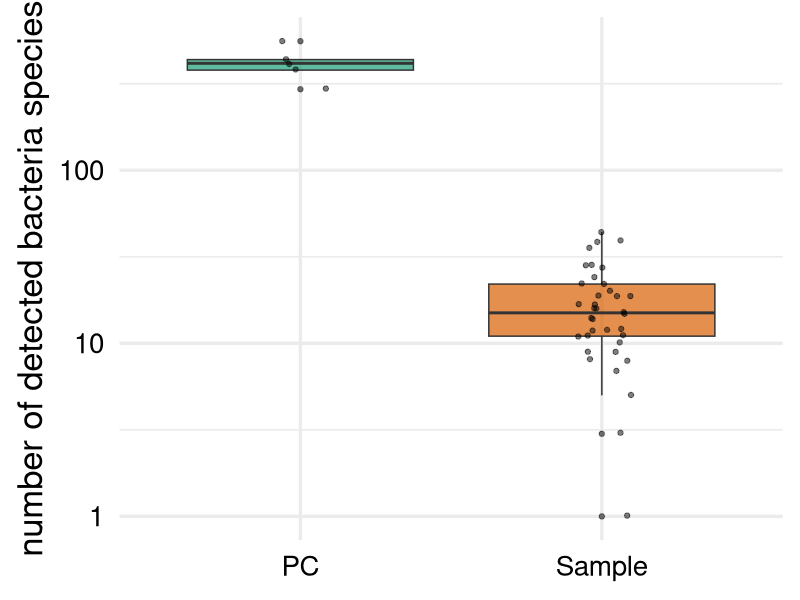
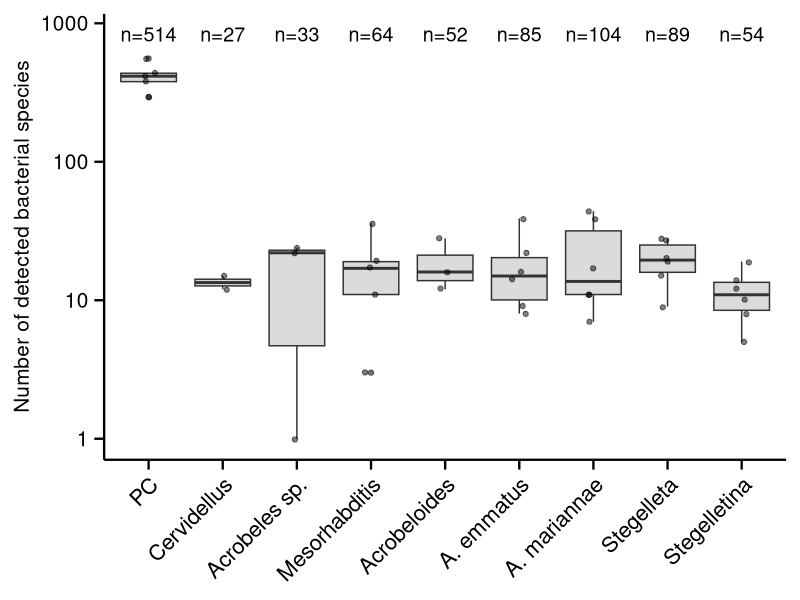
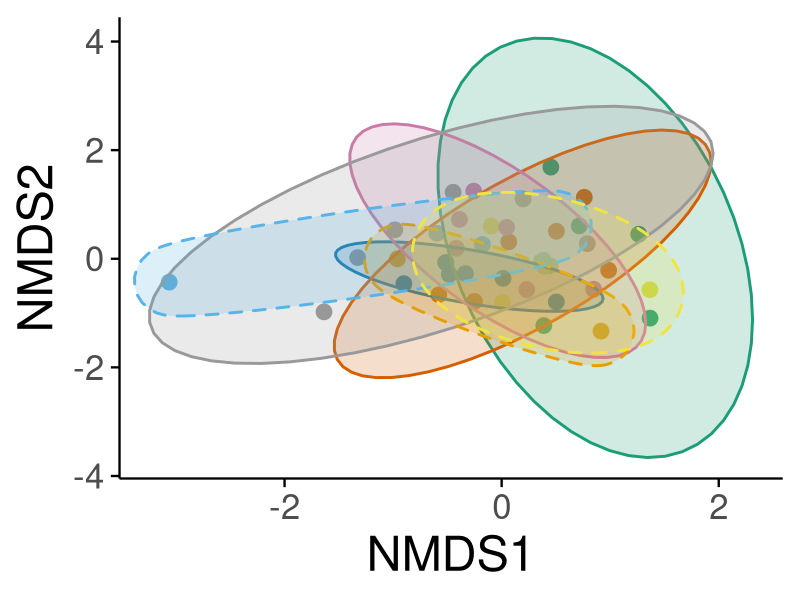
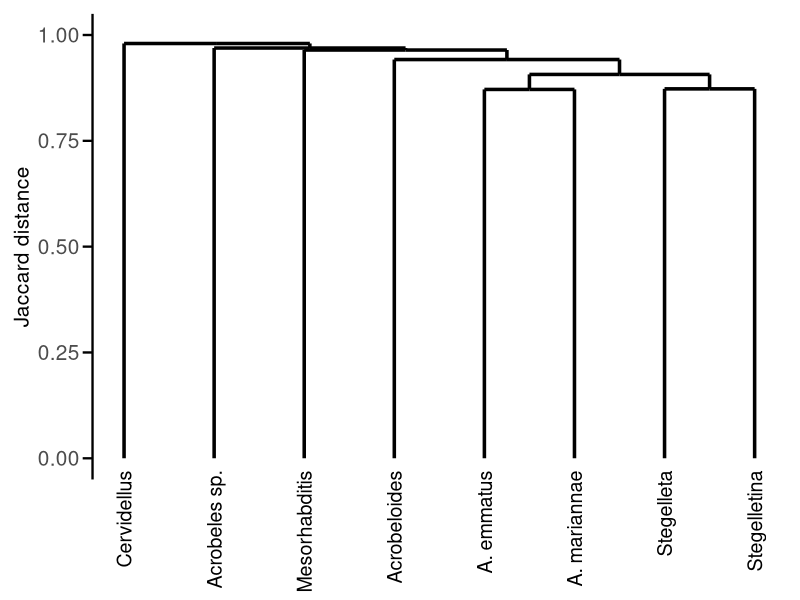
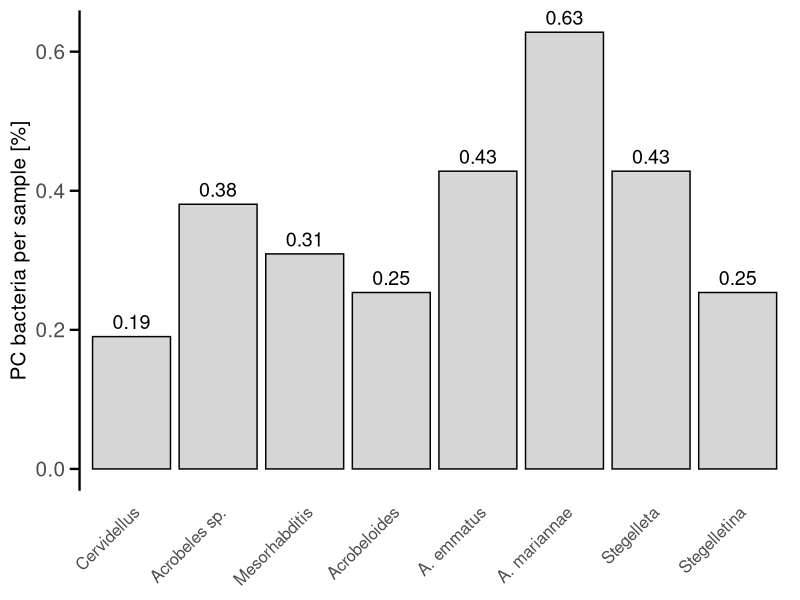

The R script that drew these images, in order:
### Analysis on bacterial species level ###
# ---- a-diversity: all samples combined to one boxplot ----

# load packages
library(tidyverse)
library(ggplot2)
library(dplyr)

# read CSV
df <- read.csv("species_table_clean_final_binary.csv", header = TRUE)

# select columns: only numeric, but without 'total'
num_cols <- sapply(df, is.numeric)
num_cols["total"] <- FALSE
df_num <- df[, num_cols]

# Species richness for all samples combined
richness <- colSums(df_num)

richness_df <- data.frame(
  Sample = names(richness),
  Richness = as.numeric(richness)
)

# define category-columns
richness_df$Category <- ifelse(grepl("PC_sample", richness_df$Sample), "PC", "Sample")

# boxplot: all samples combined
ggplot(richness_df, aes(x = Category, y = Richness, fill = Category)) +
  geom_boxplot(alpha = 0.7) +
  scale_y_log10() +
  geom_jitter(width = 0.1, alpha = 0.5) +
  scale_fill_manual(values = c("Sample" = "#d95f02", "PC" = "#1b9e77")) +
  labs(title = NULL, x = NULL, y = "number of detected bacteria species") +
  theme_minimal(base_size = 25) +
  theme(
    legend.position = "none",
    axis.text.x = element_text(color = "black"),
    axis.text.y = element_text(color = "black")
  )

# ---- a-diversity per nematode species ---- 

sample_names <- colnames(df_num)

# Assign species to column names (adapted to naming convention)
sample_to_species <- sapply(sample_names, function(x) {
  if(grepl("Acrobeles_emmatus", x)) return("A. emmatus")
  if(grepl("Acrobeles_mariannae", x)) return("A. mariannae")
  if(grepl("Acrobeles_sp", x)) return("Acrobeles sp.")
  if(grepl("Acrobeloides", x)) return("Acrobeloides")
  if(grepl("Cervidellus", x)) return("Cervidellus")
  if(grepl("Mesorhabditis", x)) return("Mesorhabditis")
  if(grepl("Nothacrobeles", x)) return("Nothacrobeles")
  if(grepl("Panagrolaimus", x)) return("Panagrolaimus")
  if(grepl("PC", x)) return("PC")
  if(grepl("Stegelleta", x)) return("Stegelleta")
  if(grepl("Stegelletina", x)) return("Stegelletina")
  return(NA)
})

species_long <- df_num %>%
  rownames_to_column(var = "Bacteria") %>%
  pivot_longer(-Bacteria, names_to = "Sample", values_to = "Count") %>%
  mutate(Art = sample_to_species[Sample])



# number of different bacterial species per nematode species
unique_species_per_art <- species_long %>%
  filter(!Art %in% c("Nothacrobeles", "Panagrolaimus")) %>%  
  group_by(Art, Bacteria) %>%
  summarise(n_occurrences = sum(Count > 0), .groups = "drop") %>% 
  filter(n_occurrences == 1) %>%          
  group_by(Art) %>%
  summarise(UniqueSpecies = n(), .groups = "drop")


# species richness
richness_different <- species_long %>%
  group_by(Sample, Art) %>%
  summarise(Richness = sum(Count, na.rm = TRUE), .groups = "drop")


richness_different$Art <- factor(richness_different$Art, 
                                 levels = c("PC", "Cervidellus", "Acrobeles sp.", "Mesorhabditis", "Acrobeloides",  
                                             "A. emmatus", "A. mariannae", "Stegelleta", "Stegelletina"))
                                              

unique_species_per_art$Art <- factor(unique_species_per_art$Art,
                                     levels = levels(richness_different$Art))

# Boxplot
ggplot(richness_different, aes(x = Art, y = Richness, fill = Art)) +
  geom_boxplot(alpha = 0.7) +
  geom_jitter(width = 0.1, alpha = 0.5) +
  geom_text(data = unique_species_per_art, 
            aes(x = Art, y = max(richness_different$Richness)*1.5, 
                label = paste0("n=", UniqueSpecies)), 
            inherit.aes = FALSE, size = 5) +
  labs(x = NULL, y = "Number of detected bacterial species") +
  scale_y_log10() +
  scale_fill_manual(values = c(
    "PC" = "grey80",
    "Cervidellus"   = "grey80",
    "Acrobeloides"  = "grey80",
    "Stegelletina"  = "grey80",
    "Acrobeles sp." = "grey80",
    "A. emmatus"    = "grey80",
    "A. mariannae"  = "grey80",
    "Mesorhabditis" = "grey80",
    "Nothacrobeles" = "grey80",
    "Panagrolaimus" = "grey80",
    "Stegelleta"    = "grey80"
  )) +
  theme_minimal(base_size = 20) +
  theme(
    panel.grid = element_blank(),
    legend.position = "none",
    axis.text.x = element_text(color = "black", angle = 45, hjust = 1),
    axis.text.y = element_text(color = "black", size = 15),
    axis.title.y = element_text(size = 15),
    
    axis.line.x = element_line(color = "black", size = 0.8),  # X-Achse Linie
    axis.line.y = element_line(color = "black", size = 0.8),
    
    axis.ticks.x = element_line(color = "black", size = 0.8), # X-Achsen-Ticks
    axis.ticks.y = element_line(color = "black", size = 0.8),
    
    axis.ticks.length = unit(0.25, "cm")
  )




  


# ---- a-diversity: statistics (Shapiro, Kruskal-Wallis, pairwise wilcoxon) ----

# test for normal distribution of data (p<0.05 = not normally distributed -> non-parametric tests needed)
shapiro_species <- richness_different %>%
  group_by(Art) %>%
  summarise(
    W = if(n() >= 3) shapiro.test(Richness)$statistic else NA,
    p_value = if(n() >= 3) shapiro.test(Richness)$p.value else NA,
    n = n()
  )

# display the result
shapiro_species

# since there are groups with <3 samples, and also the other groups only have max. 6 samples,
# it is very advisable to use a non-parametric test
# Kruskal-Wallis (non-parametric) is more stable with low number of samples

# number of samples per group
group_counts <- table(richness_different$Art)

# only keep groups with >2 samples
valid_groups <- names(group_counts[group_counts >= 2])

# filter dataset
richness_valid <- richness_different %>%
  filter(Art %in% valid_groups)

# Kruskal-Wallis test
kruskal_species <- kruskal.test(Richness ~ Art, data = richness_valid)

# Display result
kruskal_species


# To see, which groups differ, do a Wilcoxon test
pairwise_results <- pairwise.wilcox.test(richness_valid$Richness,
                                         richness_valid$Art,
                                         p.adjust.method = "BH")  # Benjamini-Hochberg correction reduces the risk of including false positives
pairwise_results



# ---- PERMANOVA , pairwise PERMANOVA & Heatmap ----

library(dplyr)
library(tidyr)
library(vegan)
library(ggplot2)

comm_mat <- df_num %>%
  rownames_to_column("Bacteria") %>%
  pivot_longer(-Bacteria, names_to = "Sample", values_to = "Count") %>%
  pivot_wider(names_from = Sample, values_from = Count, values_fill = 0) %>%
  column_to_rownames("Bacteria") %>%
  t()

group <- factor(sample_to_species[colnames(df_num)])

valid_samples <- names(group)[group %in% names(table(group)[table(group) >= 2])]
group <- droplevels(group[valid_samples])
comm_mat <- comm_mat[valid_samples, ]

dist_mat <- vegdist(comm_mat, method = "jaccard")

adonis2(dist_mat ~ group, permutations = 999)

betadisp_res <- betadisper(dist_mat, group)
anova(betadisp_res)

group_pairs <- combn(levels(group), 2, simplify = FALSE)
pairwise_permanova <- list()

for (pair in group_pairs) {
  subset_ids <- which(group %in% pair)
  dist_sub <- as.dist(as.matrix(dist_mat)[subset_ids, subset_ids])
  group_sub <- droplevels(group[subset_ids])
  adonis_res <- adonis2(dist_sub ~ group_sub, permutations = 999)
  pairwise_permanova[[paste(pair, collapse = "_vs_")]] <- adonis_res$`Pr(>F)`[1]
}

pairwise_permanova_df <- data.frame(
  Comparison = names(pairwise_permanova),
  p_value = unlist(pairwise_permanova)
)

# ----NMDS plot ----

set.seed(42)
nmds <- metaMDS(comm_mat, distance = "jaccard", k = 2, trymax = 100)
nmds$stress

# extract sample scores
scores_df <- as.data.frame(scores(nmds, display = "sites"))
scores_df$Sample <- rownames(scores_df)
scores_df$Nematode <- factor(sample_to_species[scores_df$Sample],
                             levels = c("A. emmatus", "A. mariannae", "Acrobeles sp.",
                                        "Acrobeloides", "Cervidellus", "Mesorhabditis",
                                        "Nothacrobeles", "Panagrolaimus", "PC",
                                        "Stegelleta", "Stegelletina"))


# group sizes for ellipses
group_sizes <- table(scores_df$Nematode)
large_groups <- names(group_sizes[group_sizes >= 4])
small_groups <- names(group_sizes[group_sizes < 4])

# 
desired_levels <- c("PC", "Cervidellus", "Acrobeles sp.", "Mesorhabditis", 
                    "Acrobeloides", "A. emmatus", "A. mariannae", 
                    "Stegelleta", "Stegelletina", "Nothacrobeles")

# 
scores_df$Nematode <- factor(scores_df$Nematode, levels = desired_levels)

# 
nem_colors <- c(
  "PC" = "#a1d99b",
  "Cervidellus"   = "#E69F00",
  "Acrobeloides"  = "#F0E442",
  "Stegelletina"  = "#999999",
  "Acrobeles sp." = "#56B4E9",
  "A. emmatus"    = "#0072B2",
  "A. mariannae"  = "#D55E00",
  "Mesorhabditis" = "#1b9e77",
  "Stegelleta"    = "#CC79A7"
)

library(ggforce)

# NMDS plot
ggplot(scores_df, aes(x = NMDS1, y = NMDS2, color = Nematode, fill = Nematode)) +
  geom_point(size = 5) +

  stat_ellipse(
    data = subset(scores_df, Nematode %in% large_groups),
    aes(group = Nematode),
    type = "t",  
    geom = "polygon",
    alpha = 0.2,
    linewidth = 1
  ) +
  
  geom_mark_ellipse(
    data = subset(scores_df, Nematode %in% small_groups),
    aes(group = Nematode),
    alpha = 0.2,
    expand = 0.05,
    linewidth = 1,
    linetype = "dashed"
  ) +
  
  scale_color_manual(values = nem_colors) +
  scale_fill_manual(values = nem_colors) +
  
  theme_minimal(base_size = 25) +
  theme(
    axis.title = element_text(size = 35),
    axis.text  = element_text(size = 25),
    legend.position = "none",  
    panel.grid.major = element_blank(),
    panel.grid.minor = element_blank(),
    axis.line = element_line(color = "black", size = 0.8),
    axis.ticks = element_line(color = "black", size = 0.8)
  ) +
  
  labs(x = "NMDS1", y = "NMDS2", title = NULL)




# ---- Cluster dendrogram ---- 


library(dplyr)
library(tidyr)
library(vegan)
library(ggplot2)
library(ggdendro)

comm_mat_original <- df_num %>%
  rownames_to_column("Sample") %>%
  column_to_rownames("Sample") %>%
  t()

# exclude positive control
valid_samples <- setdiff(rownames(comm_mat_original), names(sample_to_species)[sample_to_species == "PC"])
comm_mat_filtered <- comm_mat_original[valid_samples, , drop = FALSE]
group_filtered <- sample_to_species[valid_samples]

# include Cervidellus
if(!"Cervidellus" %in% group_filtered) {
  # Angenommen das Sample heißt "Cervidellus1"
  comm_mat_filtered <- rbind(comm_mat_filtered, comm_mat_original["Cervidellus1", , drop = FALSE])
  group_filtered <- c(as.character(group_filtered), "Cervidellus")
}

group_filtered <- factor(group_filtered)

# aggregate
comm_mat_grouped <- comm_mat_filtered %>%
  as.data.frame() %>%
  mutate(Nematode = group_filtered) %>%
  group_by(Nematode) %>%
  summarise(across(everything(), \(x) mean(x, na.rm = TRUE))) %>%
  column_to_rownames("Nematode")

# distance matrix based on aggregated data
dist_mat_grouped <- vegdist(comm_mat_grouped, method = "jaccard")

# hierarchical clustering
hc_grouped <- hclust(dist_mat_grouped, method = "average")

dend_data_grouped <- ggdendro::dendro_data(hc_grouped, type = "rectangle")

y_min <- min(dend_data_grouped$segments$y)

# plot Dendrogramm
ggplot() +
  geom_segment(data = dend_data_grouped$segments,
               aes(x = x, y = y, xend = xend, yend = yend),
               size = 1.2) +
  geom_text(data = dend_data_grouped$labels,
            aes(x = x, y = y_min - 0.9, label = label),
            angle = 90, hjust = 1, size = 5) +
  labs(title = NULL,
       x = NULL,
       y = "Jaccard distance") +
  theme_minimal() +
  theme(
    axis.text.x = element_blank(),
    axis.ticks.x = element_blank(),
    axis.text.y = element_text(size = 15),
    axis.title.y = element_text(size = 15),
    panel.grid = element_blank(),
    plot.margin = margin(t = 10, r = 10, b = 80, l = 10),
    axis.line.y = element_line(color = "black", size = 0.8),
    axis.line.x = element_blank(),
    axis.ticks.y = element_line(color = "black", size = 0.8),   # kleine Striche
    axis.ticks.length = unit(0.25, "cm")                        # Länge der Striche
  ) +
  coord_cartesian(clip = "off", ylim = c(0, 1))  # y-Achse nur von 0 bis 1




# ---- barplot: ratio PC species in samples ----

library(tidyverse)
library(dplyr)

df <- read.csv("species_table_clean_final_binary.csv", header = TRUE)

# only numeric columns
num_cols <- sapply(df, is.numeric)
num_cols["total"] <- FALSE
df_num <- df[, num_cols]

# Only bacteria that are presentin at least one PC
pc_cols <- grep("PC", colnames(df_num), value = TRUE)
pc_rows <- rowSums(df_num[, pc_cols, drop=FALSE]) > 0
df_num <- df_num[pc_rows, ]

# delete columns that are only 0, if there are any
df_num <- df_num[, colSums(df_num) != 0]

sample_names <- colnames(df_num)
sample_to_species <- sapply(sample_names, function(x) {
  if(grepl("Acrobeles_emmatus", x)) return("A. emmatus")
  if(grepl("Acrobeles_mariannae", x)) return("A. mariannae")
  if(grepl("Acrobeles_sp", x)) return("Acrobeles sp.")
  if(grepl("Acrobeloides", x)) return("Acrobeloides")
  if(grepl("Cervidellus", x)) return("Cervidellus")
  if(grepl("Mesorhabditis", x)) return("Mesorhabditis")
  if(grepl("Nothacrobeles", x)) return("Nothacrobeles")
  if(grepl("Panagrolaimus", x)) return("Panagrolaimus")
  if(grepl("PC", x)) return("PC")
  if(grepl("Stegelleta", x)) return("Stegelleta")
  if(grepl("Stegelletina", x)) return("Stegelletina")
  return(NA)
})

# long-format
species_long <- df_num %>%
  rownames_to_column(var="Bacteria") %>%
  pivot_longer(-Bacteria, names_to="Sample", values_to="Count") %>%
  mutate(Taxon = sample_to_species[Sample])

# presence matrix per taxon
taxon_presence <- species_long %>%
  group_by(Taxon, Bacteria) %>%
  summarise(Present = any(Count>0), .groups="drop") %>%
  filter(!is.na(Taxon))

# List of PC-bacteria
pc_bac <- taxon_presence %>% 
  filter(Taxon=="PC" & Present==TRUE) %>% 
  pull(Bacteria)

# bacteria per nematode taxon
taxon_bac <- taxon_presence %>% 
  filter(Taxon != "PC" & Present==TRUE) %>%
  group_by(Taxon) %>%
  summarise(Bacteria = list(Bacteria), .groups="drop")

# number f samples per taxon
samples_per_taxon <- species_long %>%
  filter(Taxon != "PC") %>%
  group_by(Taxon) %>%
  summarise(n_samples = n_distinct(Sample), .groups="drop")

# calculate number of PCnbacteria
pc_total <- length(pc_bac)

pc_overlap <- taxon_bac %>%
  mutate(
    Shared = sapply(Bacteria, function(b) sum(b %in% pc_bac))
  ) %>%
  left_join(samples_per_taxon, by="Taxon") %>%
  mutate(
    Percent_of_PC = (Shared / pc_total) * 100,
    Ratio_per_sample = Percent_of_PC / n_samples
  ) %>%
  select(Taxon, Shared, Percent_of_PC, n_samples, Ratio_per_sample)


pc_overlap$Taxon <- factor(pc_overlap$Taxon, levels = c(
  "PC", "Cervidellus", "Acrobeles sp.", "Mesorhabditis", "Acrobeloides",  
  "A. emmatus", "A. mariannae", "Stegelleta", "Stegelletina"
))

ggplot(pc_overlap, aes(x=Taxon, y=Ratio_per_sample, fill=Taxon)) +
  geom_col(alpha=0.8, color="black") +  # <-- schwarzer Rand
  geom_text(aes(label=round(Ratio_per_sample,2)), vjust=-0.5, size=5) +
  labs(x=NULL, y="PC bacteria per sample [%]") +
  theme_minimal(base_size=15) +
  theme(
    legend.position="none",
    axis.text.x = element_text(angle=45, hjust=1),
    axis.text.y = element_text(size=15),
    axis.title.y = element_text(size=15),
    panel.grid = element_blank(),
    axis.line.y = element_line(color = "black", size = 0.8),
    axis.line.x = element_blank(),
    axis.ticks.y = element_line(color = "black", size = 0.8),
    axis.ticks.length = unit(0.25, "cm")
  ) +
  scale_fill_manual(values = c(
    "Cervidellus"   = "grey80",
    "Acrobeles sp." = "grey80",
    "Mesorhabditis" = "grey80",
    "Acrobeloides"  = "grey80",
    "A. emmatus"    = "grey80",
    "A. mariannae"  = "grey80",
    "Stegelleta"    = "grey80",
    "Stegelletina"  = "grey80"
  ))
